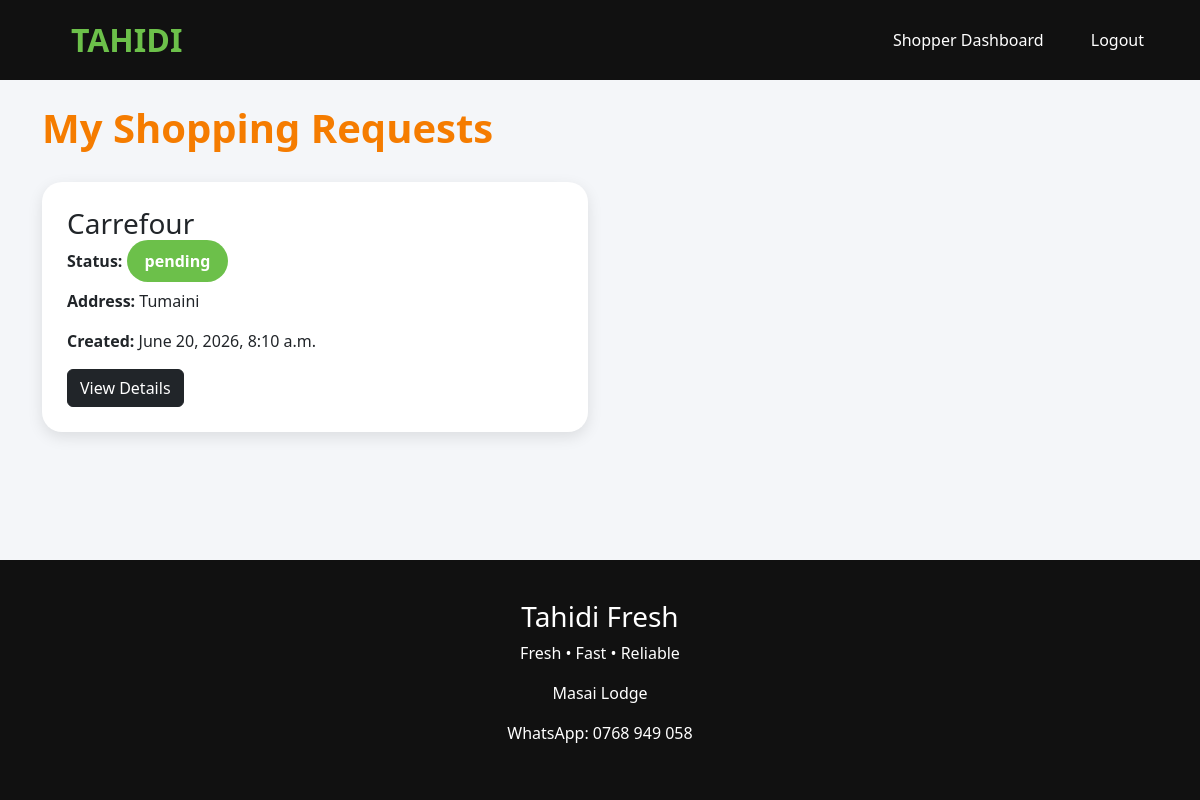
/shopping/my-requests/ (signed in), run on the app's committed database.
### shopping/models.py (models this page shows, shortened)
class ShoppingRequest(models.Model):
    STATUS_CHOICES = (
        ("pending","Pending"),
        ("assigned","Assigned"),
        ("shopping","Shopping"),
        ("payment","Awaiting Payment"),
        ("delivery","Out For Delivery"),
        ("completed","Delivered"),
    )
    SUPERMARKET_CHOICES= (
        ("carrefour","Carrefour"),
        ("naivas","Naivas"),
        ("quickmart","Quickmart"),
        ("chandarana","Chandarana"),
        ("other","Other"),
    )
    customer= models.ForeignKey(
        settings.AUTH_USER_MODEL,
        on_delete=models.CASCADE
    )
    supermarket = models.CharField(max_length=100,
                                   choices=SUPERMARKET_CHOICES)
    delivery_address = models.TextField()
    shopping_list = models.FileField(
        upload_to="shopping_lists/",blank=True,null=True
    )
    shopping_list_text=models.TextField(blank=True)
    notes = models.TextField(blank=True)
    status = models.CharField(
        max_length=20,
        choices=STATUS_CHOICES,
        default="pending"
    )
    created_at = models.DateTimeField(
        auto_now_add=True
    )

### shopping/views.py (the view)
# urls.py: path("my-requests/",request_list,name="request_list"),
@login_required
def request_list(request):
    requests = ShoppingRequest.objects.filter(
            customer=request.user
    ).order_by("-created_at")
    return render(
    request,
    "shopping/request_list.html",
    {
        "requests": requests
    }
)

### templates/shopping/request_list.html (shortened to what this page needs)
{% extends 'base.html' %}
{% block content %}
<h1 class="page-title">
    My Shopping Requests
</h1>
<div class="row">
{% for request in requests %}
<div class="col-md-6 mb-4">
   <div class="request-box">
    <h3>
        {{ request.get_supermarket_display }}
    </h3>
    <p>
        <strong>Status:</strong>
        <span class="status-badge">
            {{ request.status }}
        </span>
    </p>
    <p>
        <strong>Address:</strong>
        {{ request.delivery_address|truncatechars:40 }}
    </p>
    <p>
        <strong>Created:</strong>
        {{ request.created_at }}
    </p>
    <a href="{% url 'request_detail' request.id %}"
       class="btn btn-dark">
        View Details
    </a>
</div>
</div>
{% empty %}
<p>No requests found.</p>
{% endfor %}
</div>
{% endblock %}

### static/css/style.css (style rules this page uses)
:root { --green:#6CC04A; --orange:#F57C00; --black:#111111; --white:#FFFFFF; }
body { background:#f5f5f5; font-family:Arial, sans-serif; }

### static/css/orders.css (style rules this page uses)
.page-title { font-weight:900; color:#f57c00; margin-bottom:30px; }
.request-box { background:white; border-radius:20px; padding:25px; box-shadow:0 5px 15px rgba(0,0,0,.1); }
.status-badge { background:#6CC04A; color:white; padding:5px 10px; border-radius:20px; }
.status-badge { background:#6CC04A; color:white; padding:10px 18px; border-radius:30px; font-weight:bold; }

### static/css/owner_dashboard.css (style rules this page uses)
body { background:#f4f6f9; font-family:Segoe UI, sans-serif; }

### data on the page
ShoppingRequest: supermarket "Carrefour", status "pending", delivery_address "Tumaini", created_at "June 20, 2026, 8:10 a.m."
